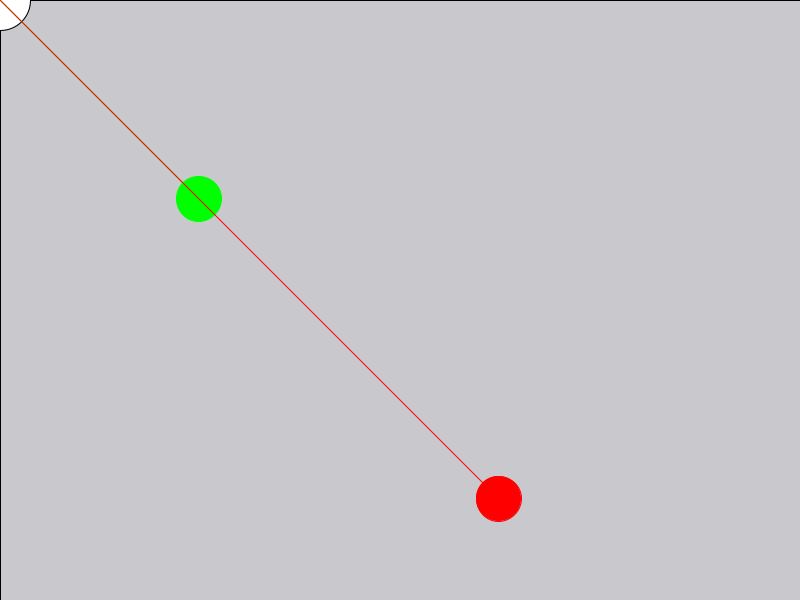
Frame 1 (no input)
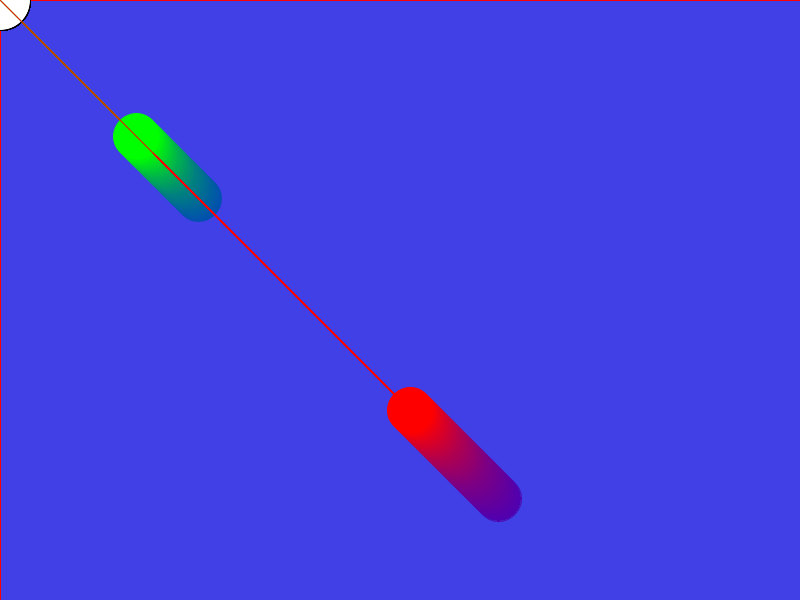
Frame 60 (the mouse pressed at the canvas centre just before this capture)
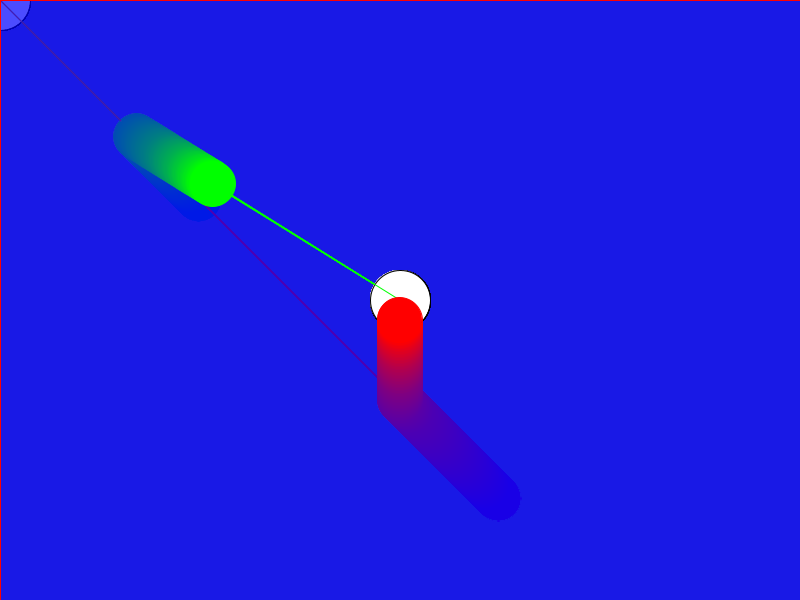
Frame 120 (the mouse held since frame 60 and released just before this capture)

The Processing sketch that drew these frames (run headless with seeded random() and noise(); from frame 60 on, the mouse is pressed at the canvas centre):

// Processing sketch: simplechase
// ── simplechase.pde
float trigChaserX;
float trigChaserY;

float comparisonChaserX;
float comparisonChaserY;

void setup()
{
  size(800,600);
  trigChaserX = trigChaserY = 200;
  comparisonChaserX = comparisonChaserY = 500;
}

void chase()
{
  // trigChaser uses trig to find angle toward mouse
  // then uses cos and sin to break into x and y offsets
  // which results in moving straight toward the mouse
  float speed = 1.5;
  float radAngle = atan2(mouseY-trigChaserY,mouseX-trigChaserX);
  
  trigChaserX += cos(radAngle) * speed;
  trigChaserY += sin(radAngle) * speed;
  
  // comparisonChaser just compares each axis
  // which means it can only do 8 way movement: cardinal
  // directions plus 45 degree diagonals
  // this also has the effect that diagonal movement is
  // faster than movement along either axis, since the
  // updates on each axis get added together into hypotenuse
  
  // doesn't move straight at it, but...
  // non trig way to handle chase is simpler:
  if(comparisonChaserX < mouseX)
  {
    comparisonChaserX += speed;
  }
  if(comparisonChaserX > mouseX)
  {
    comparisonChaserX -= speed;
  }

  if(comparisonChaserY < mouseY)
  {
    comparisonChaserY += speed;
  }
  if(comparisonChaserY > mouseY)
  {
    comparisonChaserY -= speed;
  }
}

void draw()
{
  chase();
  
  // using fill and rect instead of background
  // so that we can set low alpha (4th argument) on fill
  // to get a fade/trails effect, better showing paths
  fill(0,0,255,5);
  rect(0,0,width,height);
  
  fill(255,255,255);
  stroke(0,0,0);
  ellipse(mouseX,mouseY,60,60);
  
  fill(0,255,0);
  stroke(0,255,0);
  line(trigChaserX,trigChaserY,mouseX,mouseY);
  ellipse(trigChaserX,trigChaserY,45,45);
  
  fill(255,0,0);
  stroke(255,0,0);
  line(comparisonChaserX,comparisonChaserY,mouseX,mouseY);
  ellipse(comparisonChaserX,comparisonChaserY,45,45);
}
